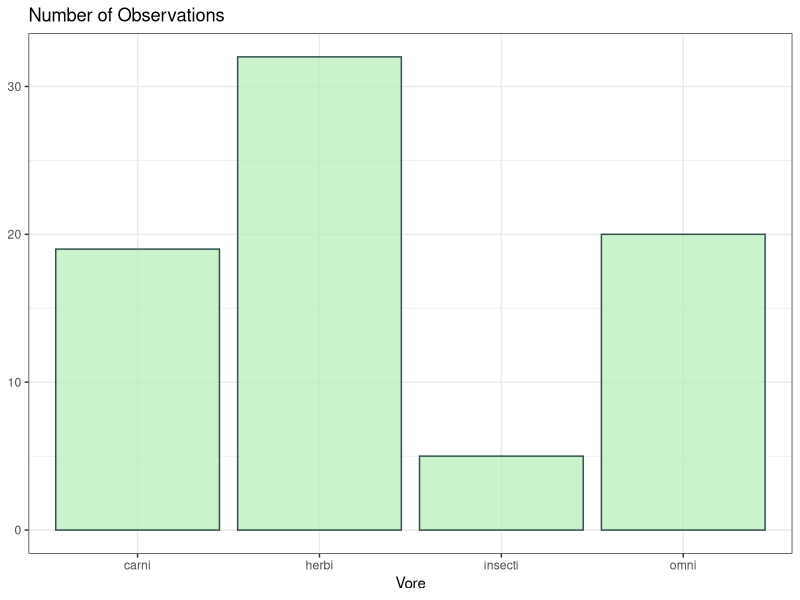
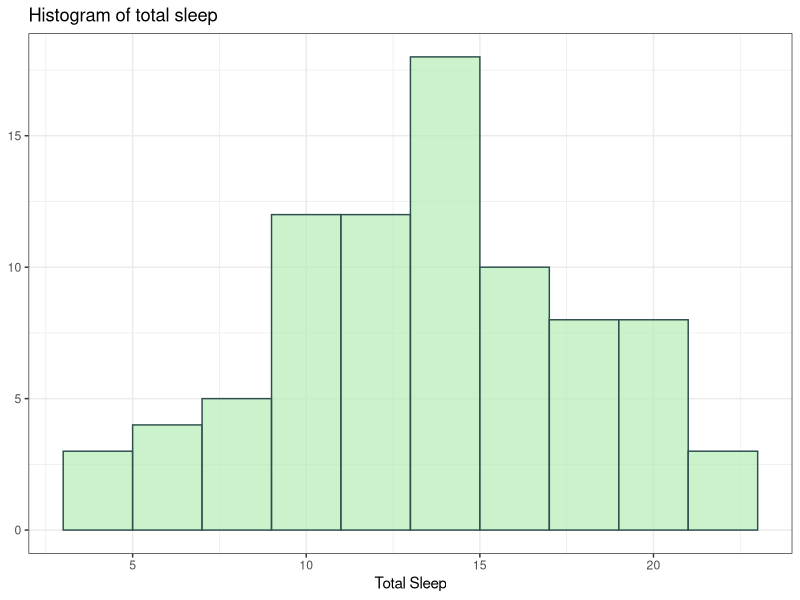
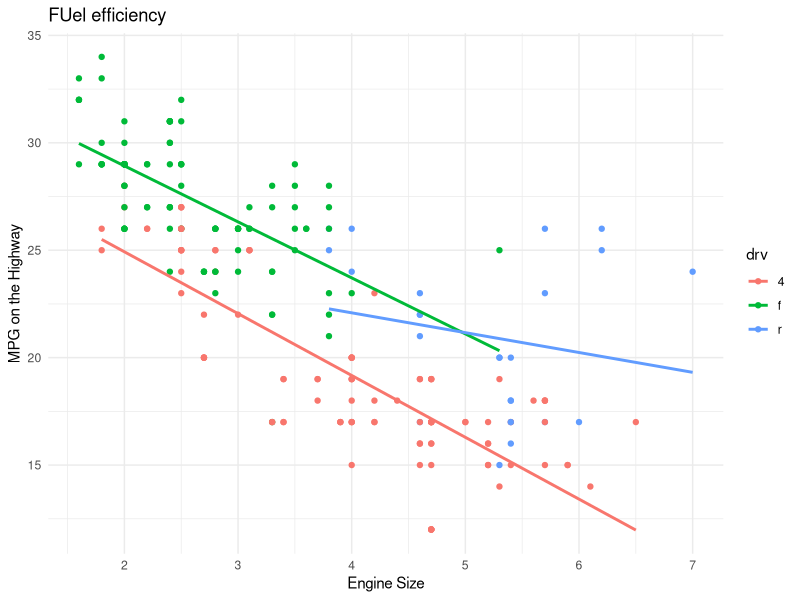

Source code (R) for these figures, in order: (Note: this script raises an error after producing the figures.)
## ---- chunk 1
knitr::opts_chunk$set(
  fig.path = "Figs/GGPlotFigs-"
)
## ---- chunk 2
library(tidyverse)
data() # to see the list of dataset available
view(msleep)
names(msleep)

## ---- chunk 3
# Bar Charts
msleep   %>%
  drop_na(vore)  %>%
  ggplot(aes(x = vore)) +
  geom_bar(color = "darkslategray", fill = "darkseagreen2", alpha = 0.7) +
  #coord_flip() +
  theme_bw()  +
  labs(x = "Vore",
       y = NULL,
       title = "Number of Observations")
## ---- chunk 4
#Histogram one variable
head(msleep)
msleep   %>%
  ggplot(aes(awake)) +
  geom_histogram(binwidth = 2, color = "darkslategray",
                      fill = "darkseagreen2", alpha = 0.7) +
  theme_bw() +
  labs(x = "Total Sleep",
       y = NULL,
       title = "Histogram of total sleep")
## ---- chunk 5
#Scatter plots with multiple variable
head(mpg)
mpg  %>%
  filter(hwy < 35)  %>%
  ggplot(aes(x = displ,
             y = hwy,
             colour = drv)) +
  geom_point() +
  geom_smooth(method = lm, #linear models
              se = F) + #standard error
  labs(x = "Engine Size",
       y = "MPG on the Highway",
       title = "FUel efficiency") +
  theme_minimal() +
  ggsave("scatterplot.jpg")

  #stat_density2d() +   #density contour

## ---- chunk 6

#creating a box plot

msleep  %>%
  ggplot(aes(x=vore, y=awake)) +
  geom_boxplot(outlier.colour = "red", outlier.shape = 6) +
  labs(title="test boxplot",
       subtitle = "Data Titanic", caption="Source : Udemy") +
  theme_light()

#+ Geomjitter
msleep  %>%
  ggplot(aes(x=vore, y=awake)) +
  geom_boxplot(outlier.colour = "red", outlier.shape = 6) +
  labs(title="test boxplot",
       subtitle = "Data Titanic", caption="Source : Udemy") +
  theme_light()+
  geom_jitter(width = 0.2, aes(color = sleep_total))

# +facewrap
msleep  %>%
  ggplot(aes(x=conservation, y=awake)) +
  geom_boxplot(outlier.colour = "red", outlier.shape = 6) +
  labs(title="test boxplot",
       subtitle = "Data Msleep", caption="Source : Udemy") +
  theme_light()+
  #geom_jitter(width = 0.2, aes(color = sleep_total)) +
  facet_wrap(~vore) +#dont forget to put ~
  coord_flip() +
  ggsave("boxplot.jpg")


## ---- chunk 7
#To save the file
#+ ggsave(filename, path)
## ---- chunk 8
#timeseries
#Make a time series plot (using ggfortify)
library(ggfortify)
autoplot(AirPassengers) + labs(title="AirPassengers")  # where AirPassengers is a 'ts' object
class(AirPassengers)

# Approach 2 uaing ggplot only
data(economics, package="ggplot2")  # init data
economics <- data.frame(economics)  # convert to dataframe
ggplot(economics) + geom_line(aes(x=date, y=pce, color="pcs")) + geom_line(aes(x=date, y=unemploy, col="unemploy")) + scale_color_discrete(name="Legend") + labs(title="Economics") # plot multiple time series using 'geom_line's
